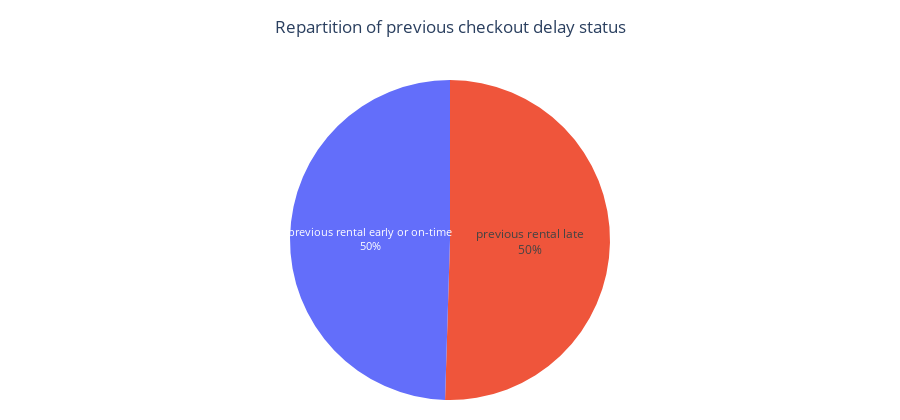

The notebook cell this image was saved under:
### Code cell
fig = px.pie(df_consecutive_agg, 
                names='previous_checkout_status',
                values='count',
                color='previous_checkout_status',  
                height=420)
fig.update_traces(
    textinfo='percent+label',
    texttemplate='%{label}<br>%{percent:.0%}',  
    insidetextorientation='horizontal',
    textposition='inside'
    )
fig.update_layout(
    title={
        'text': 'Repartition of previous checkout delay status',
        'x': 0.5, 
        'xanchor': 'center',
        'y': 0.95,
        'yanchor': 'top'
    },
    showlegend=False,
    margin=dict(l=20, r=20, t=80, b=20)
)
fig.show()

### Figure 1 — Plotly figure (JSON) as saved in the notebook; plotly's stock layout.template omitted (floating-point values rounded to 4 significant figures)
{"data": [{"customdata": [["previous rental early or on-time"], ["previous rental late"]], "domain": {"x": [0, 1], "y": [0, 1]}, "hovertemplate": "previous_checkout_status=%{customdata[0]}<br>count=%{value}<extra></extra>", "insidetextorientation": "horizontal", "labels": ["previous rental early or on-time", "previous rental late"], "legendgroup": "", "marker": {"colors": ["#636efa", "#EF553B"]}, "name": "", "showlegend": true, "textinfo": "percent+label", "textposition": "inside", "texttemplate": "%{label}<br>%{percent:.0%}", "type": "pie", "values": [856, 873]}], "layout": {"height": 420, "legend": {"tracegroupgap": 0}, "margin": {"b": 20, "l": 20, "r": 20, "t": 80}, "showlegend": false, "title": {"text": "Repartition of previous checkout delay status", "x": 0.5, "xanchor": "center", "y": 0.95, "yanchor": "top"}}}
